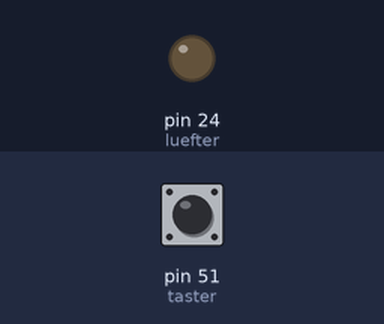
Simulated run of this sketch. Board: Arduino Mega 2560, built with avr-gcc and run on an emulated ATmega2560. Shown: output pins drawn as LEDs (lit = HIGH). The test bench sets the inputs (shaded band); at power-on: pin 51 (taster) LOW.

Above: at 1.2 s.
1.3 s: pin 51 (taster) pulled HIGH for 0.15 s
At 1.9 s:
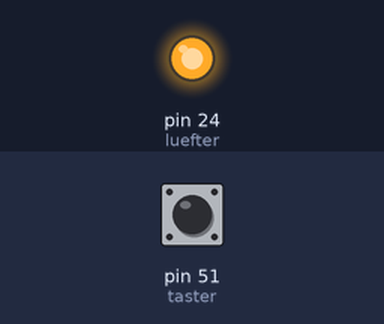
3.0 s: pin 51 (taster) pulled HIGH for 3.2 s
At 4.2 s:
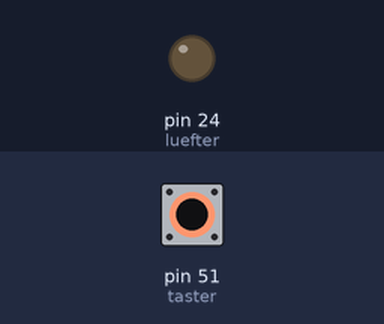
Timing chart, 0 to 7.7 s (numbered marks = the images above; inputs shaded):
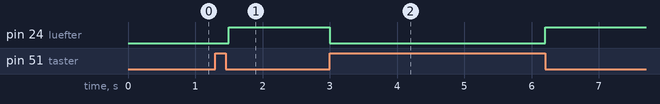

Measured:
- after the input at 1.3 s, pin 24 (luefter): LOW → HIGH after 0.20 s
- after the input at 3.0 s, pin 24 (luefter): HIGH → LOW at once, → HIGH 3.2 s later

The sketch:

UnitTestLuefter.ino
```cpp
int luefter = 24;
int taster  = 51;
int state   = 0;
int cur     = 0;

void setup() {
  pinMode(luefter, OUTPUT);
  pinMode(taster, INPUT);
  state = digitalRead(taster);
}

void loop() {
  cur = digitalRead(taster);
  if(cur != state) {
    state = cur;
    if(cur) {
     digitalWrite(luefter, LOW);
    }
    else {
     digitalWrite(luefter, HIGH);
    }
  }
  delay(100);
}
```
